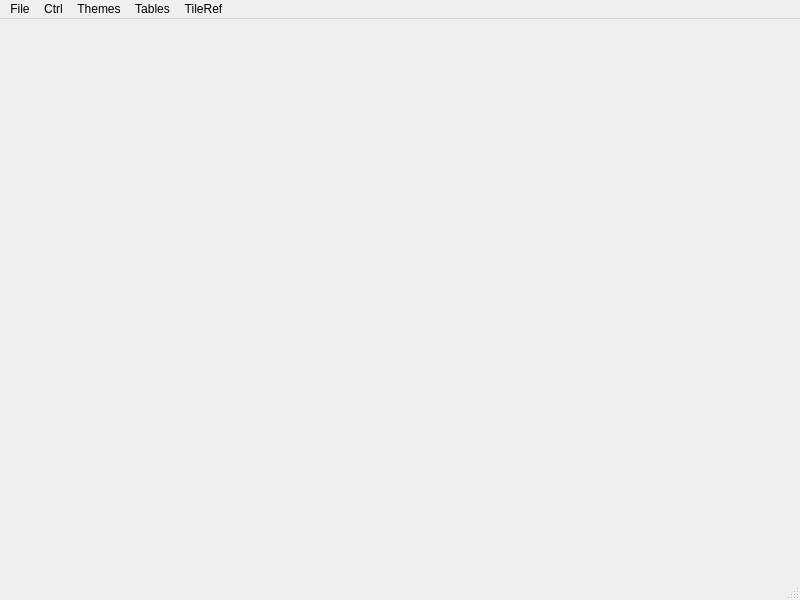
<?xml version="1.0" encoding="UTF-8"?>
<ui version="4.0">
 <class>dcw_browse_Main_Window</class>
 <widget class="QMainWindow" name="dcw_browse_Main_Window">
  <property name="geometry">
   <rect>
    <x>0</x>
    <y>0</y>
    <width>800</width>
    <height>600</height>
   </rect>
  </property>
  <property name="windowTitle">
   <string>dcw_browse_Main_Window</string>
  </property>
  <widget class="QWidget" name="centralwidget"/>
  <widget class="QMenuBar" name="menubar">
   <property name="geometry">
    <rect>
     <x>0</x>
     <y>0</y>
     <width>800</width>
     <height>22</height>
    </rect>
   </property>
   <widget class="QMenu" name="menuFile">
    <property name="title">
     <string>File</string>
    </property>
    <addaction name="actionExit"/>
   </widget>
   <widget class="QMenu" name="menuCtrl">
    <property name="title">
     <string>Ctrl</string>
    </property>
    <addaction name="actionZoom_in"/>
    <addaction name="actionZoom_out"/>
    <addaction name="actionMove_North"/>
    <addaction name="actionMove_South"/>
    <addaction name="actionMove_East"/>
    <addaction name="actionMove_West"/>
   </widget>
   <widget class="QMenu" name="menuThemes">
    <property name="title">
     <string>Themes</string>
    </property>
    <addaction name="actionLibRef"/>
    <addaction name="actionPopulation"/>
    <addaction name="actionDrainage"/>
    <addaction name="actionPolit_Ocean"/>
    <addaction name="separator"/>
    <addaction name="action_Lat_Long_Grid"/>
   </widget>
   <widget class="QMenu" name="menuTables">
    <property name="title">
     <string>Tables</string>
    </property>
    <addaction name="actionDatabase_Header"/>
    <addaction name="actionLibrary_Attributes"/>
    <addaction name="actionCoverage_Attributes"/>
    <addaction name="actionData_Quality"/>
    <addaction name="actionGeographic_Reference"/>
    <addaction name="actionLibrary_Header"/>
   </widget>
   <widget class="QMenu" name="menuTileRef">
    <property name="title">
     <string>TileRef</string>
    </property>
    <widget class="QMenu" name="menuSOAMAFR">
     <property name="title">
      <string>SOAMAFR</string>
     </property>
     <addaction name="actionSOAMAFR_Map_Lines"/>
     <addaction name="actionSOAMAFR_Political_Oceans"/>
     <addaction name="actionSOAMAFR_Drainage_Polygons"/>
     <addaction name="actionSOAMAFR_Drainage_Lines"/>
     <addaction name="actionSOAMAFR_Text"/>
     <addaction name="actionSOAMAFR_Cities"/>
     <addaction name="actionSOAMAFR_Hypsographic"/>
    </widget>
    <widget class="QMenu" name="menuNOAMER">
     <property name="title">
      <string>NOAMER</string>
     </property>
     <addaction name="actionNOAMER_Map_Lines"/>
     <addaction name="actionNOAMER_Political_Oceans"/>
     <addaction name="actionNOAMER_Drainage_Polygons"/>
     <addaction name="actionNOAMER_Drainage_Lines"/>
     <addaction name="actionNOAMER_Text"/>
     <addaction name="actionNOAMER_Cities"/>
     <addaction name="actionNOAMER_Hypsographic"/>
    </widget>
    <widget class="QMenu" name="menuEURNASIA">
     <property name="title">
      <string>EURNASIA</string>
     </property>
     <addaction name="actionEURNASIA_Map_Lines"/>
     <addaction name="actionEURNASIA_Political_Oceans"/>
     <addaction name="actionEURNASIA_Drainage_Polygons"/>
     <addaction name="actionEURNASIA_Drainage_Lines"/>
     <addaction name="actionEURNASIA_Text"/>
     <addaction name="actionEURNASIA_Cities"/>
     <addaction name="actionEURNASIA_Hypsographic"/>
    </widget>
    <widget class="QMenu" name="menuSASAUS">
     <property name="title">
      <string>SASAUS</string>
     </property>
     <addaction name="actionSASAUS_Map_Lines"/>
     <addaction name="actionSASAUS_Political_Oceans"/>
     <addaction name="actionSASAUS_Drainage_Polygons"/>
     <addaction name="actionSASAUS_Drainage_Lines"/>
     <addaction name="actionSASAUS_Text"/>
     <addaction name="actionSASAUS_Cities"/>
     <addaction name="actionSASAUS_Hypsographic"/>
    </widget>
    <addaction name="menuNOAMER"/>
    <addaction name="menuEURNASIA"/>
    <addaction name="menuSOAMAFR"/>
    <addaction name="menuSASAUS"/>
    <addaction name="actionTileRef_Lat_Long_Grid"/>
   </widget>
   <addaction name="menuFile"/>
   <addaction name="menuCtrl"/>
   <addaction name="menuThemes"/>
   <addaction name="menuTables"/>
   <addaction name="menuTileRef"/>
  </widget>
  <widget class="QStatusBar" name="statusbar"/>
  <action name="actionExit">
   <property name="text">
    <string>Exit</string>
   </property>
  </action>
  <action name="actionZoom_in">
   <property name="text">
    <string>Zoom in</string>
   </property>
  </action>
  <action name="actionZoom_out">
   <property name="text">
    <string>Zoom out</string>
   </property>
  </action>
  <action name="actionMove_North">
   <property name="text">
    <string>Move North</string>
   </property>
  </action>
  <action name="actionMove_South">
   <property name="text">
    <string>Move South</string>
   </property>
  </action>
  <action name="actionMove_East">
   <property name="text">
    <string>Move East</string>
   </property>
  </action>
  <action name="actionMove_West">
   <property name="text">
    <string>Move West</string>
   </property>
  </action>
  <action name="actionLibRef">
   <property name="checkable">
    <bool>true</bool>
   </property>
   <property name="text">
    <string>LibRef</string>
   </property>
  </action>
  <action name="actionPopulation">
   <property name="checkable">
    <bool>true</bool>
   </property>
   <property name="text">
    <string>Population</string>
   </property>
  </action>
  <action name="actionDrainage">
   <property name="checkable">
    <bool>true</bool>
   </property>
   <property name="text">
    <string>Drainage</string>
   </property>
  </action>
  <action name="actionPolit_Ocean">
   <property name="checkable">
    <bool>true</bool>
   </property>
   <property name="text">
    <string>Polit_Ocean</string>
   </property>
  </action>
  <action name="actionDatabase_Header">
   <property name="text">
    <string>Database Header</string>
   </property>
  </action>
  <action name="actionLibrary_Attributes">
   <property name="text">
    <string>Library Attributes</string>
   </property>
  </action>
  <action name="actionCoverage_Attributes">
   <property name="text">
    <string>Coverage Attributes</string>
   </property>
  </action>
  <action name="actionData_Quality">
   <property name="text">
    <string>Data Quality</string>
   </property>
  </action>
  <action name="actionGeographic_Reference">
   <property name="text">
    <string>Geographic Reference</string>
   </property>
  </action>
  <action name="actionLibrary_Header">
   <property name="text">
    <string>Library Header</string>
   </property>
  </action>
  <action name="actionSOAMAFR_Map_Lines">
   <property name="text">
    <string>Map Lines</string>
   </property>
  </action>
  <action name="actionSOAMAFR_Political_Oceans">
   <property name="text">
    <string>Political/Ocean</string>
   </property>
  </action>
  <action name="actionSOAMAFR_Drainage_Polygons">
   <property name="text">
    <string>Drainage Polygons</string>
   </property>
  </action>
  <action name="actionSOAMAFR_Text">
   <property name="text">
    <string>Text</string>
   </property>
  </action>
  <action name="actionSOAMAFR_Cities">
   <property name="text">
    <string>Cities</string>
   </property>
  </action>
  <action name="actionSOAMAFR_Hypsographic">
   <property name="text">
    <string>Hypsographic</string>
   </property>
  </action>
  <action name="actionLat_Long_Grid">
   <property name="text">
    <string>Lat/Long Grid</string>
   </property>
  </action>
  <action name="actionNOAMER_Map_Lines">
   <property name="text">
    <string>Map Lines</string>
   </property>
  </action>
  <action name="actionEURNASIA_Map_Lines">
   <property name="text">
    <string>Map Lines</string>
   </property>
  </action>
  <action name="actionSASAUS_Map_Lines">
   <property name="text">
    <string>Map Lines</string>
   </property>
  </action>
  <action name="actionTileRef_Lat_Long_Grid">
   <property name="text">
    <string>Lat/Long Grid</string>
   </property>
  </action>
  <action name="actionNOAMER_Political_Oceans">
   <property name="text">
    <string>Polit/Ocean</string>
   </property>
  </action>
  <action name="actionNOAMER_Drainage_Polygons">
   <property name="text">
    <string>Drainage Polygons</string>
   </property>
  </action>
  <action name="actionNOAMER_Text">
   <property name="text">
    <string>Text</string>
   </property>
  </action>
  <action name="actionNOAMER_Cities">
   <property name="text">
    <string>Cities</string>
   </property>
  </action>
  <action name="actionNOAMER_Hypsographic">
   <property name="text">
    <string>Hypsographic</string>
   </property>
  </action>
  <action name="actionEURNASIA_Political_Oceans">
   <property name="text">
    <string>Political/Oceans</string>
   </property>
  </action>
  <action name="actionEURNASIA_Drainage_Lines">
   <property name="text">
    <string>Drainage Lines</string>
   </property>
  </action>
  <action name="actionEURNASIA_Drainage_Polygons">
   <property name="text">
    <string>Drainage Polygons</string>
   </property>
  </action>
  <action name="actionEURNASIA_Text">
   <property name="text">
    <string>Text</string>
   </property>
  </action>
  <action name="actionEURNASIA_Cities">
   <property name="text">
    <string>Cities</string>
   </property>
  </action>
  <action name="actionEURNASIA_Hypsographic">
   <property name="text">
    <string>Hypsographic</string>
   </property>
  </action>
  <action name="actionNOAMER_Drainage_Lines">
   <property name="text">
    <string>Drainage Lines</string>
   </property>
  </action>
  <action name="actionSOAMAFR_Drainage_Lines">
   <property name="text">
    <string>Drainage Lines</string>
   </property>
  </action>
  <action name="actionSASAUS_Political_Oceans">
   <property name="text">
    <string>Political/Oceans</string>
   </property>
  </action>
  <action name="actionSASAUS_Drainage_Polygons">
   <property name="text">
    <string>Drainage Polygons</string>
   </property>
  </action>
  <action name="actionSASAUS_Drainage_Lines">
   <property name="text">
    <string>Drainage Lines</string>
   </property>
  </action>
  <action name="actionSASAUS_Text">
   <property name="text">
    <string>Text</string>
   </property>
  </action>
  <action name="actionSASAUS_Cities">
   <property name="text">
    <string>Cities</string>
   </property>
  </action>
  <action name="actionSASAUS_Hypsographic">
   <property name="text">
    <string>Hypsographic</string>
   </property>
  </action>
  <action name="action_Lat_Long_Grid">
   <property name="checkable">
    <bool>true</bool>
   </property>
   <property name="checked">
    <bool>true</bool>
   </property>
   <property name="text">
    <string>Lat/Long Grid</string>
   </property>
  </action>
 </widget>
 <resources/>
 <connections/>
</ui>
